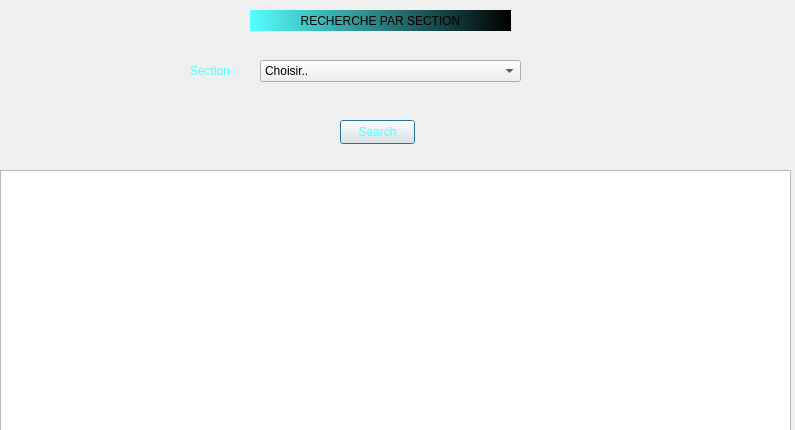
<?xml version="1.0" encoding="UTF-8"?>
<ui version="4.0">
 <class>Dialog</class>
 <widget class="QDialog" name="Dialog">
  <property name="geometry">
   <rect>
    <x>0</x>
    <y>0</y>
    <width>795</width>
    <height>430</height>
   </rect>
  </property>
  <property name="windowTitle">
   <string>Dialog</string>
  </property>
  <property name="styleSheet">
   <string notr="true">QProgressBar:horizontal {
    border: 1px solid #3A3939;
    text-align: center;
    padding: 1px;
    background: #201F1F;
}
QProgressBar::chunk:horizontal {
    background-color: qlineargradient(spread:reflect, x1:1, y1:0.545, x2:1, y2:0, stop:0 rgba(28, 66, 111, 255), stop:1 rgba(37, 87, 146, 255));
}

QToolTip
{
    border: 1px solid #3A3939;
    background-color: rgb(90, 102, 117);;
    color: white;
    padding: 1px;
    opacity: 200;
}

QWidget
{
    color: silver;
    background-color: #302F2F;
    selection-background-color:#3d8ec9;
    selection-color: black;
    background-clip: border;
    border-image: none;
    outline: 0;
}

QWidget:item:hover
{
    background-color: #78879b;
    color: black;
}

QWidget:item:selected
{
    background-color: #3d8ec9;
}

QCheckBox
{
    spacing: 5px;
    outline: none;
    color: #bbb;
    margin-bottom: 2px;
}

QCheckBox:disabled
{
    color: #777777;
}
QCheckBox::indicator,
QGroupBox::indicator
{
    width: 18px;
    height: 18px;
}
QGroupBox::indicator
{
    margin-left: 2px;
}

QCheckBox::indicator:unchecked,
QCheckBox::indicator:unchecked:hover,
QGroupBox::indicator:unchecked,
QGroupBox::indicator:unchecked:hover
{
    image: url(:/dark_blue/img/checkbox_unchecked.png);
}

QCheckBox::indicator:unchecked:focus,
QCheckBox::indicator:unchecked:pressed,
QGroupBox::indicator:unchecked:focus,
QGroupBox::indicator:unchecked:pressed
{
  border: none;
    image: url(:/dark_blue/img/checkbox_unchecked_focus.png);
}

QCheckBox::indicator:checked,
QCheckBox::indicator:checked:hover,
QGroupBox::indicator:checked,
QGroupBox::indicator:checked:hover
{
    image: url(:/dark_blue/img/checkbox_checked.png);
}

QCheckBox::indicator:checked:focus,
QCheckBox::indicator:checked:pressed,
QGroupBox::indicator:checked:focus,
QGroupBox::indicator:checked:pressed
{
  border: none;
    image: url(:/dark_blue/img/checkbox_checked_focus.png);
}

QCheckBox::indicator:indeterminate,
QCheckBox::indicator:indeterminate:hover,
QCheckBox::indicator:indeterminate:pressed
QGroupBox::indicator:indeterminate,
QGroupBox::indicator:indeterminate:hover,
QGroupBox::indicator:indeterminate:pressed
{
    image: url(:/dark_blue/img/checkbox_indeterminate.png);
}

QCheckBox::indicator:indeterminate:focus,
QGroupBox::indicator:indeterminate:focus
{
    image: url(:/dark_blue/img/checkbox_indeterminate_focus.png);
}

QCheckBox::indicator:checked:disabled,
QGroupBox::indicator:checked:disabled
{
    image: url(:/dark_blue/img/checkbox_checked_disabled.png);
}

QCheckBox::indicator:unchecked:disabled,
QGroupBox::indicator:unchecked:disabled
{
    image: url(:/dark_blue/img/checkbox_unchecked_disabled.png);
}

QRadioButton
{
    spacing: 5px;
    outline: none;
    color: #bbb;
    margin-bottom: 2px;
}

QRadioButton:disabled
{
    color: #777777;
}
QRadioButton::indicator
{
    width: 21px;
    height: 21px;
}

QRadioButton::indicator:unchecked,
QRadioButton::indicator:unchecked:hover
{
    image: url(:/dark_blue/img/radio_unchecked.png);
}

QRadioButton::indicator:unchecked:focus,
QRadioButton::indicator:unchecked:pressed
{
  border: none;
  outline: none;
    image: url(:/dark_blue/img/radio_unchecked_focus.png);
}

QRadioButton::indicator:checked,
QRadioButton::indicator:checked:hover
{
  border: none;
  outline: none;
    image: url(:/dark_blue/img/radio_checked.png);
}

QRadioButton::indicator:checked:focus,
QRadioButton::indicato::menu-arrowr:checked:pressed
{
  border: none;
  outline: none;
    image: url(:/dark_blue/img/radio_checked_focus.png);
}

QRadioButton::indicator:indeterminate,
QRadioButton::indicator:indeterminate:hover,
QRadioButton::indicator:indeterminate:pressed
{
        image: url(:/dark_blue/img/radio_indeterminate.png);
}

QRadioButton::indicator:checked:disabled
{
  outline: none;
  image: url(:/dark_blue/img/radio_checked_disabled.png);
}

QRadioButton::indicator:unchecked:disabled
{
    image: url(:/dark_blue/img/radio_unchecked_disabled.png);
}


QMenuBar
{
    background-color: #302F2F;
    color: silver;
}

QMenuBar::item
{
    background: transparent;
}

QMenuBar::item:selected
{
    background: transparent;
    border: 1px solid #3A3939;
}

QMenuBar::item:pressed
{
    border: 1px solid #3A3939;
    background-color: #3d8ec9;
    color: black;
    margin-bottom:-1px;
    padding-bottom:1px;
}

QMenu
{
    border: 1px solid #3A3939;
    color: silver;
    margin: 1px;
}

QMenu::icon
{
    margin: 1px;
}

QMenu::item
{
    padding: 2px 2px 2px 25px;
    margin-left: 5px;
    border: 1px solid transparent; /* reserve space for selection border */
}

QMenu::item:selected
{
    color: black;
}

QMenu::separator {
    height: 2px;
    background: lightblue;
    margin-left: 10px;
    margin-right: 5px;
}

QMenu::indicator {
    width: 16px;
    height: 16px;
}

/* non-exclusive indicator = check box style indicator
   (see QActionGroup::setExclusive) */
QMenu::indicator:non-exclusive:unchecked {
    image: url(:/dark_blue/img/checkbox_unchecked.png);
}

QMenu::indicator:non-exclusive:unchecked:selected {
    image: url(:/dark_blue/img/checkbox_unchecked_disabled.png);
}

QMenu::indicator:non-exclusive:checked {
    image: url(:/dark_blue/img/checkbox_checked.png);
}

QMenu::indicator:non-exclusive:checked:selected {
    image: url(:/dark_blue/img/checkbox_checked_disabled.png);
}

/* exclusive indicator = radio button style indicator (see QActionGroup::setExclusive) */
QMenu::indicator:exclusive:unchecked {
    image: url(:/dark_blue/img/radio_unchecked.png);
}

QMenu::indicator:exclusive:unchecked:selected {
    image: url(:/dark_blue/img/radio_unchecked_disabled.png);
}

QMenu::indicator:exclusive:checked {
    image: url(:/dark_blue/img/radio_checked.png);
}

QMenu::indicator:exclusive:checked:selected {
    image: url(:/dark_blue/img/radio_checked_disabled.png);
}

QMenu::right-arrow {
    margin: 5px;
    image: url(:/dark_blue/img/right_arrow.png)
}


QWidget:disabled
{
    color: #808080;
    background-color: #302F2F;
}

QAbstractItemView
{
    alternate-background-color: #3A3939;
    color: silver;
    border: 1px solid 3A3939;
    border-radius: 2px;
    padding: 1px;
}

QWidget:focus, QMenuBar:focus
{
    border: 1px solid #78879b;
}

QTabWidget:focus, QCheckBox:focus, QRadioButton:focus, QSlider:focus
{
    border: none;
}

QLineEdit
{
    background-color: #201F1F;
    padding: 2px;
    border-style: solid;
    border: 1px solid #3A3939;
    border-radius: 2px;
    color: silver;
}

QGroupBox {
    border:1px solid #3A3939;
    border-radius: 2px;
    margin-top: 20px;
    background-color: #302F2F;
    color: silver;
}

QGroupBox::title {
    subcontrol-origin: margin;
    subcontrol-position: top center;
    padding-left: 10px;
    padding-right: 10px;
    padding-top: 10px;
}

QAbstractScrollArea
{
    border-radius: 2px;
    border: 1px solid #3A3939;
    background-color: transparent;
}

QScrollBar:horizontal
{
    height: 15px;
    margin: 3px 15px 3px 15px;
    border: 1px transparent #2A2929;
    border-radius: 4px;
    background-color: #2A2929;
}

QScrollBar::handle:horizontal
{
    background-color: #605F5F;
    min-width: 5px;
    border-radius: 4px;
}

QScrollBar::add-line:horizontal
{
    margin: 0px 3px 0px 3px;
    border-image: url(:/dark_blue/img/right_arrow_disabled.png);
    width: 10px;
    height: 10px;
    subcontrol-position: right;
    subcontrol-origin: margin;
}

QScrollBar::sub-line:horizontal
{
    margin: 0px 3px 0px 3px;
    border-image: url(:/dark_blue/img/left_arrow_disabled.png);
    height: 10px;
    width: 10px;
    subcontrol-position: left;
    subcontrol-origin: margin;
}

QScrollBar::add-line:horizontal:hover,QScrollBar::add-line:horizontal:on
{
    border-image: url(:/dark_blue/img/right_arrow.png);
    height: 10px;
    width: 10px;
    subcontrol-position: right;
    subcontrol-origin: margin;
}


QScrollBar::sub-line:horizontal:hover, QScrollBar::sub-line:horizontal:on
{
    border-image: url(:/dark_blue/img/left_arrow.png);
    height: 10px;
    width: 10px;
    subcontrol-position: left;
    subcontrol-origin: margin;
}

QScrollBar::up-arrow:horizontal, QScrollBar::down-arrow:horizontal
{
    background: none;
}


QScrollBar::add-page:horizontal, QScrollBar::sub-page:horizontal
{
    background: none;
}

QScrollBar:vertical
{
    background-color: #2A2929;
    width: 15px;
    margin: 15px 3px 15px 3px;
    border: 1px transparent #2A2929;
    border-radius: 4px;
}

QScrollBar::handle:vertical
{
    background-color: #605F5F;
    min-height: 5px;
    border-radius: 4px;
}

QScrollBar::sub-line:vertical
{
    margin: 3px 0px 3px 0px;
    border-image: url(:/dark_blue/img/up_arrow_disabled.png);
    height: 10px;
    width: 10px;
    subcontrol-position: top;
    subcontrol-origin: margin;
}

QScrollBar::add-line:vertical
{
    margin: 3px 0px 3px 0px;
    border-image: url(:/dark_blue/img/down_arrow_disabled.png);
    height: 10px;
    width: 10px;
    subcontrol-position: bottom;
    subcontrol-origin: margin;
}

QScrollBar::sub-line:vertical:hover,QScrollBar::sub-line:vertical:on
{

    border-image: url(:/dark_blue/img/up_arrow.png);
    height: 10px;
    width: 10px;
    subcontrol-position: top;
    subcontrol-origin: margin;
}


QScrollBar::add-line:vertical:hover, QScrollBar::add-line:vertical:on
{
    border-image: url(:/dark_blue/img/down_arrow.png);
    height: 10px;
    width: 10px;
    subcontrol-position: bottom;
    subcontrol-origin: margin;
}

QScrollBar::up-arrow:vertical, QScrollBar::down-arrow:vertical
{
    background: none;
}


QScrollBar::add-page:vertical, QScrollBar::sub-page:vertical
{
    background: none;
}

QTextEdit
{
    background-color: #201F1F;
    color: silver;
    border: 1px solid #3A3939;
}

QPlainTextEdit
{
    background-color: #201F1F;;
    color: silver;
    border-radius: 2px;
    border: 1px solid #3A3939;
}

QHeaderView::section
{
    background-color: #3A3939;
    color: silver;
    padding-left: 4px;
    border: 1px solid #6c6c6c;
}

QSizeGrip {
    image: url(:/dark_blue/img/sizegrip.png);
    width: 12px;
    height: 12px;
}

QMainWindow
{
    background-color: #302F2F;

}

QMainWindow::separator
{
    background-color: #302F2F;
    color: white;
    padding-left: 4px;
    spacing: 2px;
    border: 1px dashed #3A3939;
}

QMainWindow::separator:hover
{

    background-color: #787876;
    color: white;
    padding-left: 4px;
    border: 1px solid #3A3939;
    spacing: 2px;
}


QMenu::separator
{
    height: 1px;
    background-color: #3A3939;
    color: white;
    padding-left: 4px;
    margin-left: 10px;
    margin-right: 5px;
}


QFrame
{
    border-radius: 2px;
    border: 1px solid #444;
}

QFrame[frameShape=&quot;0&quot;]
{
    border-radius: 2px;
    border: 1px transparent #444;
}

QStackedWidget
{
    background-color: #302F2F;
    border: 1px transparent black;
}

QToolBar {
    border: 1px transparent #393838;
    background: 1px solid #302F2F;
    font-weight: bold;
}

QToolBar::handle:horizontal {
    image: url(:/dark_blue/img/Hmovetoolbar.png);
}
QToolBar::handle:vertical {
    image: url(:/dark_blue/img/Vmovetoolbar.png);
}
QToolBar::separator:horizontal {
    image: url(:/dark_blue/img/Hsepartoolbar.png);
}
QToolBar::separator:vertical {
    image: url(:/dark_blue/img/Vsepartoolbars.png);
}

QPushButton
{
    color: silver;
    background-color: #302F2F;
    border-width: 2px;
    border-color: #4A4949;
    border-style: solid;
    padding-top: 2px;
    padding-bottom: 2px;
    padding-left: 10px;
    padding-right: 10px;
    border-radius: 4px;
    /* outline: none; */
    /* min-width: 40px; */
}

QPushButton:disabled
{
    background-color: #302F2F;
    border-width: 2px;
    border-color: #3A3939;
    border-style: solid;
    padding-top: 2px;
    padding-bottom: 2px;
    padding-left: 10px;
    padding-right: 10px;
    /*border-radius: 2px;*/
    color: #808080;
}

QPushButton:focus {
    background-color: #3d8ec9;
    color: white;
}

QComboBox
{
    selection-background-color: #3d8ec9;
    background-color: #201F1F;
    border-style: solid;
    border: 1px solid #3A3939;
    border-radius: 2px;
    padding: 2px;
    min-width: 75px;
}

QPushButton:checked{
    background-color: #4A4949;
    border-color: #6A6969;
}

QPushButton:hover {
    border: 2px solid #78879b;
    color: silver;
}

QComboBox:hover, QAbstractSpinBox:hover,QLineEdit:hover,QTextEdit:hover,QPlainTextEdit:hover,QAbstractView:hover,QTreeView:hover
{
    border: 1px solid #78879b;
    color: silver;
}

QComboBox:on
{
    background-color: #626873;
    padding-top: 3px;
    padding-left: 4px;
    selection-background-color: #4a4a4a;
}

QComboBox QAbstractItemView
{
    background-color: #201F1F;
    border-radius: 2px;
    border: 1px solid #444;
    selection-background-color: #3d8ec9;
    color: silver;
}

QComboBox::drop-down
{
    subcontrol-origin: padding;
    subcontrol-position: top right;
    width: 15px;

    border-left-width: 0px;
    border-left-color: darkgray;
    border-left-style: solid;
    border-top-right-radius: 3px;
    border-bottom-right-radius: 3px;
}

QComboBox::down-arrow
{
    image: url(:/dark_blue/img/down_arrow_disabled.png);
}

QComboBox::down-arrow:on, QComboBox::down-arrow:hover,
QComboBox::down-arrow:focus
{
    image: url(:/dark_blue/img/down_arrow.png);
}

QPushButton:pressed
{
    background-color: #484846;
}

QAbstractSpinBox {
    padding-top: 2px;
    padding-bottom: 2px;
    border: 1px solid #3A3939;
    background-color: #201F1F;
    color: silver;
    border-radius: 2px;
    min-width: 75px;
}

QAbstractSpinBox:up-button
{
    background-color: transparent;
    subcontrol-origin: border;
    subcontrol-position: top right;
}

QAbstractSpinBox:down-button
{
    background-color: transparent;
    subcontrol-origin: border;
    subcontrol-position: bottom right;
}

QAbstractSpinBox::up-arrow,QAbstractSpinBox::up-arrow:disabled,QAbstractSpinBox::up-arrow:off {
    image: url(:/dark_blue/img/up_arrow_disabled.png);
    width: 10px;
    height: 10px;
}
QAbstractSpinBox::up-arrow:hover
{
    image: url(:/dark_blue/img/up_arrow.png);
}


QAbstractSpinBox::down-arrow,QAbstractSpinBox::down-arrow:disabled,QAbstractSpinBox::down-arrow:off
{
    image: url(:/dark_blue/img/down_arrow_disabled.png);
    width: 10px;
    height: 10px;
}
QAbstractSpinBox::down-arrow:hover
{
    image: url(:/dark_blue/img/down_arrow.png);
}


QLabel
{
    border: 0px solid black;
}

QTabWidget{
    border: 1px transparent black;
}

QTabWidget::pane {
    border: 1px solid #444;
    border-radius: 3px;
    padding: 3px;
}

QTabBar
{
    qproperty-drawBase: 0;
    left: 5px; /* move to the right by 5px */
}

QTabBar:focus
{
    border: 0px transparent black;
}

QTabBar::close-button  {
    image: url(:/dark_blue/img/close.png);
    background: transparent;
}

QTabBar::close-button:hover
{
    image: url(:/dark_blue/img/close-hover.png);
    background: transparent;
}

QTabBar::close-button:pressed {
    image: url(:/dark_blue/img/close-pressed.png);
    background: transparent;
}

/* TOP TABS */
QTabBar::tab:top {
    color: #b1b1b1;
    border: 1px solid #4A4949;
    border-bottom: 1px transparent black;
    background-color: #302F2F;
    padding: 5px;
    border-top-left-radius: 2px;
    border-top-right-radius: 2px;
}

QTabBar::tab:top:!selected
{
    color: #b1b1b1;
    background-color: #201F1F;
    border: 1px transparent #4A4949;
    border-bottom: 1px transparent #4A4949;
    border-top-left-radius: 0px;
    border-top-right-radius: 0px;
}

QTabBar::tab:top:!selected:hover {
    background-color: #48576b;
}

/* BOTTOM TABS */
QTabBar::tab:bottom {
    color: #b1b1b1;
    border: 1px solid #4A4949;
    border-top: 1px transparent black;
    background-color: #302F2F;
    padding: 5px;
    border-bottom-left-radius: 2px;
    border-bottom-right-radius: 2px;
}

QTabBar::tab:bottom:!selected
{
    color: #b1b1b1;
    background-color: #201F1F;
    border: 1px transparent #4A4949;
    border-top: 1px transparent #4A4949;
    border-bottom-left-radius: 0px;
    border-bottom-right-radius: 0px;
}

QTabBar::tab:bottom:!selected:hover {
    background-color: #78879b;
}

/* LEFT TABS */
QTabBar::tab:left {
    color: #b1b1b1;
    border: 1px solid #4A4949;
    border-left: 1px transparent black;
    background-color: #302F2F;
    padding: 5px;
    border-top-right-radius: 2px;
    border-bottom-right-radius: 2px;
}

QTabBar::tab:left:!selected
{
    color: #b1b1b1;
    background-color: #201F1F;
    border: 1px transparent #4A4949;
    border-right: 1px transparent #4A4949;
    border-top-right-radius: 0px;
    border-bottom-right-radius: 0px;
}

QTabBar::tab:left:!selected:hover {
    background-color: #48576b;
}


/* RIGHT TABS */
QTabBar::tab:right {
    color: #b1b1b1;
    border: 1px solid #4A4949;
    border-right: 1px transparent black;
    background-color: #302F2F;
    padding: 5px;
    border-top-left-radius: 2px;
    border-bottom-left-radius: 2px;
}

QTabBar::tab:right:!selected
{
    color: #b1b1b1;
    background-color: #201F1F;
    border: 1px transparent #4A4949;
    border-right: 1px transparent #4A4949;
    border-top-left-radius: 0px;
    border-bottom-left-radius: 0px;
}

QTabBar::tab:right:!selected:hover {
    background-color: #48576b;
}

QTabBar QToolButton::right-arrow:enabled {
     image: url(:/dark_blue/img/right_arrow.png);
 }

 QTabBar QToolButton::left-arrow:enabled {
     image: url(:/dark_blue/img/left_arrow.png);
 }

QTabBar QToolButton::right-arrow:disabled {
     image: url(:/dark_blue/img/right_arrow_disabled.png);
 }

 QTabBar QToolButton::left-arrow:disabled {
     image: url(:/dark_blue/img/left_arrow_disabled.png);
 }


QDockWidget {
    border: 1px solid #403F3F;
    titlebar-close-icon: url(:/dark_blue/img/close.png);
    titlebar-normal-icon: url(:/dark_blue/img/undock.png);
}

QDockWidget::close-button, QDockWidget::float-button {
    border: 1px solid transparent;
    border-radius: 2px;
    background: transparent;
}

QDockWidget::close-button:hover, QDockWidget::float-button:hover {
    background: rgba(255, 255, 255, 10);
}

QDockWidget::close-button:pressed, QDockWidget::float-button:pressed {
    padding: 1px -1px -1px 1px;
    background: rgba(255, 255, 255, 10);
}

QTreeView, QListView, QTextBrowser, AtLineEdit, AtLineEdit::hover {
    border: 1px solid #444;
    background-color: silver;
    border-radius: 3px;
    margin-left: 3px;
    color: black;
}

QTreeView:branch:selected, QTreeView:branch:hover {
    background: url(:/dark_blue/img/transparent.png);
}

QTreeView::branch:has-siblings:!adjoins-item {
    border-image: url(:/dark_blue/img/transparent.png);
}

QTreeView::branch:has-siblings:adjoins-item {
    border-image: url(:/dark_blue/img/transparent.png);
}

QTreeView::branch:!has-children:!has-siblings:adjoins-item {
    border-image: url(:/dark_blue/img/transparent.png);
}

QTreeView::branch:has-children:!has-siblings:closed,
QTreeView::branch:closed:has-children:has-siblings {
    image: url(:/dark_blue/img/branch_closed.png);
}

QTreeView::branch:open:has-children:!has-siblings,
QTreeView::branch:open:has-children:has-siblings  {
    image: url(:/dark_blue/img/branch_open.png);
}

QTreeView::branch:has-children:!has-siblings:closed:hover,
QTreeView::branch:closed:has-children:has-siblings:hover {
    image: url(:/dark_blue/img/branch_closed-on.png);
    }

QTreeView::branch:open:has-children:!has-siblings:hover,
QTreeView::branch:open:has-children:has-siblings:hover  {
    image: url(:/dark_blue/img/branch_open-on.png);
    }

QListView::item:!selected:hover, QListView::item:!selected:hover, QTreeView::item:!selected:hover  {
    background: rgba(0, 0, 0, 0);
    outline: 0;
    color: #FFFFFF
}

QListView::item:selected:hover, QListView::item:selected:hover, QTreeView::item:selected:hover  {
    background: #3d8ec9;
    color: #FFFFFF;
}

QSlider::groove:horizontal {
    border: 1px solid #3A3939;
    height: 8px;
    background: #201F1F;
    margin: 2px 0;
    border-radius: 2px;
}

QSlider::handle:horizontal {
    background: QLinearGradient( x1: 0, y1: 0, x2: 0, y2: 1,
      stop: 0.0 silver, stop: 0.2 #a8a8a8, stop: 1 #727272);
    border: 1px solid #3A3939;
    width: 14px;
    height: 14px;
    margin: -4px 0;
    border-radius: 2px;
}

QSlider::groove:vertical {
    border: 1px solid #3A3939;
    width: 8px;
    background: #201F1F;
    margin: 0 0px;
    border-radius: 2px;
}

QSlider::handle:vertical {
    background: QLinearGradient( x1: 0, y1: 0, x2: 0, y2: 1, stop: 0.0 silver,
    stop: 0.2 #a8a8a8, stop: 1 #727272);
    border: 1px solid #3A3939;
    width: 14px;
    height: 14px;
    margin: 0 -4px;
    border-radius: 2px;
}

QToolButton {
    /*  background-color: transparent; */
    border: 2px transparent #4A4949;
    border-radius: 4px;
    background-color: dimgray;
    margin: 2px;
    padding: 2px;
}

QToolButton[popupMode=&quot;1&quot;] { /* only for MenuButtonPopup */
 padding-right: 20px; /* make way for the popup button */
 border: 2px transparent #4A4949;
 border-radius: 4px;
}

QToolButton[popupMode=&quot;2&quot;] { /* only for InstantPopup */
 padding-right: 10px; /* make way for the popup button */
 border: 2px transparent #4A4949;
}


QToolButton:hover, QToolButton::menu-button:hover {
    border: 2px solid #78879b;
}

QToolButton:checked, QToolButton:pressed,
    QToolButton::menu-button:pressed {
    background-color: #4A4949;
    border: 2px solid #78879b;
}

/* the subcontrol below is used only in the InstantPopup or DelayedPopup mode */
QToolButton::menu-indicator {
    image: url(:/dark_blue/img/down_arrow.png);
    top: -7px; left: -2px; /* shift it a bit */
}

/* the subcontrols below are used only in the MenuButtonPopup mode */
QToolButton::menu-button {
    border: 1px transparent #4A4949;
    border-top-right-radius: 6px;
    border-bottom-right-radius: 6px;
    /* 16px width + 4px for border = 20px allocated above */
    width: 16px;
    outline: none;
}

QToolButton::menu-arrow {
    image: url(:/dark_blue/img/down_arrow.png);
}

QToolButton::menu-arrow:open {
    top: 1px; left: 1px; /* shift it a bit */
    border: 1px solid #3A3939;
}

QPushButton::menu-indicator  {
    subcontrol-origin: padding;
    subcontrol-position: bottom right;
    left: 4px;
}

QTableView
{
    border: 1px solid #444;
    gridline-color: #6c6c6c;
    background-color: #201F1F;
}


QTableView, QHeaderView
{
    border-radius: 0px;
}

QTableView::item:pressed, QListView::item:pressed, QTreeView::item:pressed  {
    background: #78879b;
    color: #FFFFFF;
}

QTableView::item:selected:active, QTreeView::item:selected:active, QListView::item:selected:active  {
    background: #3d8ec9;
    color: #FFFFFF;
}


QHeaderView
{
    border: 1px transparent;
    border-radius: 2px;
    margin: 0px;
    padding: 0px;
}

QHeaderView::section  {
    background-color: #3A3939;
    color: silver;
    padding: 4px;
    border: 1px solid #6c6c6c;
    border-radius: 0px;
    text-align: center;
}

QHeaderView::section::vertical::first, QHeaderView::section::vertical::only-one
{
    border-top: 1px solid #6c6c6c;
}

QHeaderView::section::vertical
{
    border-top: transparent;
}

QHeaderView::section::horizontal::first, QHeaderView::section::horizontal::only-one
{
    border-left: 1px solid #6c6c6c;
}

QHeaderView::section::horizontal
{
    border-left: transparent;
}


QHeaderView::section:checked
 {
    color: white;
    background-color: #5A5959;
 }

 /* style the sort indicator */
QHeaderView::down-arrow {
    image: url(:/dark_blue/img/down_arrow.png);
}

QHeaderView::up-arrow {
    image: url(:/dark_blue/img/up_arrow.png);
}


QTableCornerButton::section {
    background-color: #3A3939;
    border: 1px solid #3A3939;
    border-radius: 2px;
}

QToolBox  {
    padding: 3px;
    border: 1px transparent black;
}

QToolBox::tab {
    color: #b1b1b1;
    background-color: #302F2F;
    border: 1px solid #4A4949;
    border-bottom: 1px transparent #302F2F;
    border-top-left-radius: 5px;
    border-top-right-radius: 5px;
}

 QToolBox::tab:selected { /* italicize selected tabs */
    font: italic;
    background-color: #302F2F;
    border-color: #3d8ec9;
 }

QStatusBar::item {
    border: 1px solid #3A3939;
    border-radius: 2px;
 }


QFrame[height=&quot;3&quot;], QFrame[width=&quot;3&quot;] {
    background-color: #AAA;
}


QSplitter::handle {
    border: 1px dashed #3A3939;
}

QSplitter::handle:hover {
    background-color: #787876;
    border: 1px solid #3A3939;
}

QSplitter::handle:horizontal {
    width: 1px;
}

QSplitter::handle:vertical {
    height: 1px;
}

QListWidget {
    background-color: silver;
    border-radius: 5px;
    margin-left: 5px;
}

QListWidget::item {
    color: black;
}

QMessageBox {
    messagebox-critical-icon	: url(:/dark_blue/img/critical.png);
    messagebox-information-icon	: url(:/dark_blue/img/information.png);
    messagebox-question-icon	: url(:/dark_blue/img/question.png);
    messagebox-warning-icon:    : url(:/dark_blue/img/warning.png);
}

ColorButton::enabled {
    border-radius: 0px;
    border: 1px solid #444444;
}

ColorButton::disabled {
    border-radius: 0px;
    border: 1px solid #AAAAAA;
}</string>
  </property>
  <widget class="QTableView" name="tableView">
   <property name="geometry">
    <rect>
     <x>0</x>
     <y>170</y>
     <width>791</width>
     <height>261</height>
    </rect>
   </property>
   <property name="styleSheet">
    <string notr="true"/>
   </property>
  </widget>
  <widget class="QLabel" name="label">
   <property name="geometry">
    <rect>
     <x>250</x>
     <y>10</y>
     <width>261</width>
     <height>21</height>
    </rect>
   </property>
   <property name="styleSheet">
    <string notr="true">background-color: qlineargradient(spread:pad, x1:0, y1:0, x2:1, y2:0, stop:0 rgba(85, 255, 255, 255), stop:1 rgba(0, 0, 0, 255));</string>
   </property>
   <property name="text">
    <string>RECHERCHE PAR SECTION</string>
   </property>
   <property name="alignment">
    <set>Qt::AlignCenter</set>
   </property>
  </widget>
  <widget class="QPushButton" name="pushButton">
   <property name="geometry">
    <rect>
     <x>340</x>
     <y>120</y>
     <width>75</width>
     <height>24</height>
    </rect>
   </property>
   <property name="styleSheet">
    <string notr="true">color: rgb(85, 255, 255);</string>
   </property>
   <property name="text">
    <string>Search</string>
   </property>
  </widget>
  <widget class="QComboBox" name="comboBox">
   <property name="geometry">
    <rect>
     <x>260</x>
     <y>60</y>
     <width>261</width>
     <height>22</height>
    </rect>
   </property>
   <property name="styleSheet">
    <string notr="true"/>
   </property>
   <item>
    <property name="text">
     <string notr="true">Choisir..</string>
    </property>
   </item>
   <item>
    <property name="text">
     <string>Licence en électronique électrotechnique et automatique (L-EAA)</string>
    </property>
   </item>
   <item>
    <property name="text">
     <string>Licence en sciences de l’informatique</string>
    </property>
   </item>
   <item>
    <property name="text">
     <string>Licence en mathématiques appliquée (L-M)</string>
    </property>
   </item>
   <item>
    <property name="text">
     <string>Licence en systèmes embarqués (L-SE)</string>
    </property>
   </item>
   <item>
    <property name="text">
     <string>Diplôme national d'ingénieur en électronique (ING)</string>
    </property>
   </item>
   <item>
    <property name="text">
     <string>Cycle préparatoire intégré (CPI)</string>
    </property>
   </item>
   <item>
    <property name="text">
     <string>Mastère de recherche en génie logiciel (MR-GL)</string>
    </property>
   </item>
   <item>
    <property name="text">
     <string>Mastère professionnel en génie logiciel (MP-GL)</string>
    </property>
   </item>
  </widget>
  <widget class="QLabel" name="label_2">
   <property name="geometry">
    <rect>
     <x>190</x>
     <y>60</y>
     <width>61</width>
     <height>21</height>
    </rect>
   </property>
   <property name="styleSheet">
    <string notr="true">color: rgb(85, 255, 255);</string>
   </property>
   <property name="text">
    <string>Section :</string>
   </property>
  </widget>
 </widget>
 <resources/>
 <connections/>
</ui>
